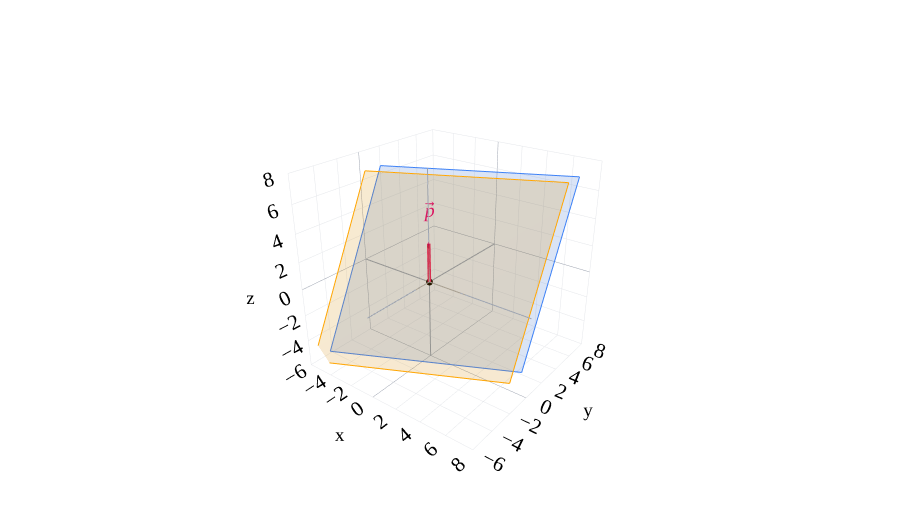

The code cell stored with this chart in its notebook:
### Markdown cell above
---

## Affine lines and planes

Everything we've drawn so far passes through the origin. To move a line or plane somewhere else, we can use the same idea as in [Chapter 2.1](02-01.ipynb): **add a fixed vector $\vec p$ to every vector in the set**.

:::{note} Affine lines and planes
An **affine line** has the form

$$\vec p+\operatorname{span}(\vec v)
=\{\vec p+t\vec v:t\in\mathbb R\},\qquad\vec v\ne\vec0.$$

An **affine plane** has the form

$$\vec p+\operatorname{span}(\vec v_1,\vec v_2)
=\{\vec p+a\vec v_1+b\vec v_2:a,b\in\mathbb R\},$$

where $\vec v_1$ and $\vec v_2$ are independent.

The fixed vector $\vec p$ gives a starting point. The spanning vectors give directions along the line or plane.
:::

For example, take $\vec p=\begin{bmatrix}0\\0\\3\end{bmatrix}$ and translate our plane $P$ by $\vec p$. Its parametric description becomes

$$\begin{bmatrix}x\\y\\z\end{bmatrix}
=\begin{bmatrix}0\\0\\3\end{bmatrix}
+a\begin{bmatrix}3\\4\\5\end{bmatrix}
+b\begin{bmatrix}2\\0\\-2\end{bmatrix},\qquad a,b\in\mathbb R.$$

Translation preserves the directions in the plane, so $\vec w=\begin{bmatrix}1\\-2\\1\end{bmatrix}$ is still a normal vector. A point with position vector $\vec x$ is on the translated plane exactly when $\vec x-\vec p$ lies in $P$. Therefore,

$$\begin{aligned}
\vec w\cdot(\vec x-\vec p)&=0,\\
\vec w\cdot\vec x&=\vec w\cdot\vec p,\\
x-2y+z&=3.
\end{aligned}$$

```{figure} #plot-24-affine
:label: fig-24-affine
:class: course-caption
:alt: The blue plane x minus 2y plus z equals zero is translated upward by p to the orange plane x minus 2y plus z equals three.

Adding $\vec p=\begin{bmatrix}0\\0\\3\end{bmatrix}$ translates $P$ to the parallel plane $x-2y+z=3$.
```

More generally, a plane has equation $ax+by+cz=d$, where the normal vector $\begin{bmatrix}a\\b\\c\end{bmatrix}$ is nonzero. If $d=0$, the equation is **homogeneous** and the plane passes through the origin. If $d\ne0$, it is **nonhomogeneous** and the plane does not pass through the origin.

The same idea works for a line. Adding $\vec p$ to each vector on $\ell=\operatorname{span}(\vec v_1)$ gives

$$\begin{bmatrix}x\\y\\z\end{bmatrix}
=\begin{bmatrix}0\\0\\3\end{bmatrix}
+t\begin{bmatrix}3\\4\\5\end{bmatrix},\qquad t\in\mathbb R.$$

Again, we haven't changed the direction of the line, so we can keep the same normal vectors $\vec w$ and $\vec w'$. Taking their dot products with $\vec p$ gives the new right-hand sides, $3$ and $-3$:

$$\begin{cases}x-2y+z=3,\\-5x+5y-z=-3.\end{cases}$$

An affine line in $\mathbb R^3$ is the intersection of two planes with independent normal vectors. Translating changes the right-hand sides of their equations while preserving the direction of the line.

### Code cell
fig=base3()
plane3(fig,(1,-2,1),BLUE,0.18)
plane3(fig,(1,-2,1),ORANGE,0.18,d=3)
vec3(fig,(0,0,3),'<i>p</i>⃗',PINK,offset=(0.4,-0.5,0.3))
fig.add_trace(go.Scatter3d(x=[0],y=[0],z=[0],mode='markers',
                         marker=dict(color='black',size=4),hoverinfo='skip'))
fig.show()

### Figure 1 — Plotly figure (JSON) as saved in the notebook; plotly's stock layout.template omitted (floating-point values rounded to 4 significant figures)
{"data": [{"hoverinfo": "skip", "line": {"color": "#9ca3af", "dash": "solid", "width": 2}, "mode": "lines", "showlegend": false, "type": "scatter3d", "x": [-6.0, 8.0], "y": [-0.0, 0.0], "z": [-0.0, 0.0]}, {"hoverinfo": "skip", "line": {"color": "#9ca3af", "dash": "solid", "width": 2}, "mode": "lines", "showlegend": false, "type": "scatter3d", "x": [-0.0, 0.0], "y": [-6.0, 8.0], "z": [-0.0, 0.0]}, {"hoverinfo": "skip", "line": {"color": "#9ca3af", "dash": "solid", "width": 2}, "mode": "lines", "showlegend": false, "type": "scatter3d", "x": [-0.0, 0.0], "y": [-0.0, 0.0], "z": [-6.0, 8.0]}, {"colorscale": [[0, "#3d81f6"], [1, "#3d81f6"]], "hoverinfo": "skip", "opacity": 0.18, "showscale": false, "type": "surface", "x": [[-5.0, 7.0], [-5.0, 7.0]], "y": [[-5.0, 1.0], [1.0, 7.0]], "z": [[-5.0, -5.0], [7.0, 7.0]]}, {"hoverinfo": "skip", "line": {"color": "#3d81f6", "dash": "solid", "width": 2}, "mode": "lines", "showlegend": false, "type": "scatter3d", "x": [-5.0, 7.0], "y": [-5.0, 1.0], "z": [-5.0, -5.0]}, {"hoverinfo": "skip", "line": {"color": "#3d81f6", "dash": "solid", "width": 2}, "mode": "lines", "showlegend": false, "type": "scatter3d", "x": [7.0, 7.0], "y": [1.0, 7.0], "z": [-5.0, 7.0]}, {"hoverinfo": "skip", "line": {"color": "#3d81f6", "dash": "solid", "width": 2}, "mode": "lines", "showlegend": false, "type": "scatter3d", "x": [7.0, -5.0], "y": [7.0, 1.0], "z": [7.0, 7.0]}, {"hoverinfo": "skip", "line": {"color": "#3d81f6", "dash": "solid", "width": 2}, "mode": "lines", "showlegend": false, "type": "scatter3d", "x": [-5.0, -5.0], "y": [1.0, -5.0], "z": [7.0, -5.0]}, {"colorscale": [[0, "orange"], [1, "orange"]], "hoverinfo": "skip", "opacity": 0.18, "showscale": false, "type": "surface", "x": [[-5.0, 7.0], [-5.0, 7.0]], "y": [[-6.5, -0.5], [-0.5, 5.5]], "z": [[-5.0, -5.0], [7.0, 7.0]]}, {"hoverinfo": "skip", "line": {"color": "orange", "dash": "solid", "width": 2}, "mode": "lines", "showlegend": false, "type": "scatter3d", "x": [-5.0, 7.0], "y": [-6.5, -0.5], "z": [-5.0, -5.0]}, {"hoverinfo": "skip", "line": {"color": "orange", "dash": "solid", "width": 2}, "mode": "lines", "showlegend": false, "type": "scatter3d", "x": [7.0, 7.0], "y": [-0.5, 5.5], "z": [-5.0, 7.0]}, {"hoverinfo": "skip", "line": {"color": "orange", "dash": "solid", "width": 2}, "mode": "lines", "showlegend": false, "type": "scatter3d", "x": [7.0, -5.0], "y": [5.5, -0.5], "z": [7.0, 7.0]}, {"hoverinfo": "skip", "line": {"color": "orange", "dash": "solid", "width": 2}, "mode": "lines", "showlegend": false, "type": "scatter3d", "x": [-5.0, -5.0], "y": [-0.5, -6.5], "z": [7.0, -5.0]}, {"hoverinfo": "skip", "line": {"color": "#d81a60", "dash": "solid", "width": 7}, "mode": "lines", "showlegend": false, "type": "scatter3d", "x": [0.0, 0.0], "y": [0.0, 0.0], "z": [0.0, 2.85]}, {"anchor": "tip", "colorscale": [[0, "#d81a60"], [1, "#d81a60"]], "hoverinfo": "skip", "showscale": false, "sizemode": "absolute", "sizeref": 0.45, "type": "cone", "u": [0.0], "v": [0.0], "w": [1.0], "x": [0.0], "y": [0.0], "z": [3.0]}, {"hoverinfo": "skip", "mode": "text", "text": ["<i>p</i>⃗"], "textfont": {"color": "#d81a60", "family": "Palatino", "size": 20}, "type": "scatter3d", "x": [0.4], "y": [-0.5], "z": [3.3]}, {"hoverinfo": "skip", "marker": {"color": "black", "size": 4}, "mode": "markers", "type": "scatter3d", "x": [0], "y": [0], "z": [0]}], "layout": {"autosize": true, "colorway": ["#3d81f6", "orange", "#d81a60"], "font": {"color": "black", "family": "Palatino", "size": 16}, "height": 520, "margin": {"b": 0, "l": 0, "r": 0, "t": 15}, "paper_bgcolor": "white", "plot_bgcolor": "white", "scene": {"aspectmode": "cube", "bgcolor": "white", "camera": {"eye": {"x": 1.6, "y": -2.1, "z": 1.3}}, "xaxis": {"backgroundcolor": "white", "dtick": 2, "gridcolor": "#e5e7eb", "range": [-6, 8], "showbackground": true, "showspikes": false, "title": {"text": "x"}, "zerolinecolor": "#9ca3af"}, "yaxis": {"backgroundcolor": "white", "dtick": 2, "gridcolor": "#e5e7eb", "range": [-6, 8], "showbackground": true, "showspikes": false, "title": {"text": "y"}, "zerolinecolor": "#9ca3af"}, "zaxis": {"backgroundcolor": "white", "dtick": 2, "gridcolor": "#e5e7eb", "range": [-6, 8], "showbackground": true, "showspikes": false, "title": {"text": "z"}, "zerolinecolor": "#9ca3af"}}, "showlegend": false, "xaxis": {"gridcolor": "#e5e7eb", "zerolinecolor": "#9ca3af"}, "yaxis": {"gridcolor": "#e5e7eb", "zerolinecolor": "#9ca3af"}}}
